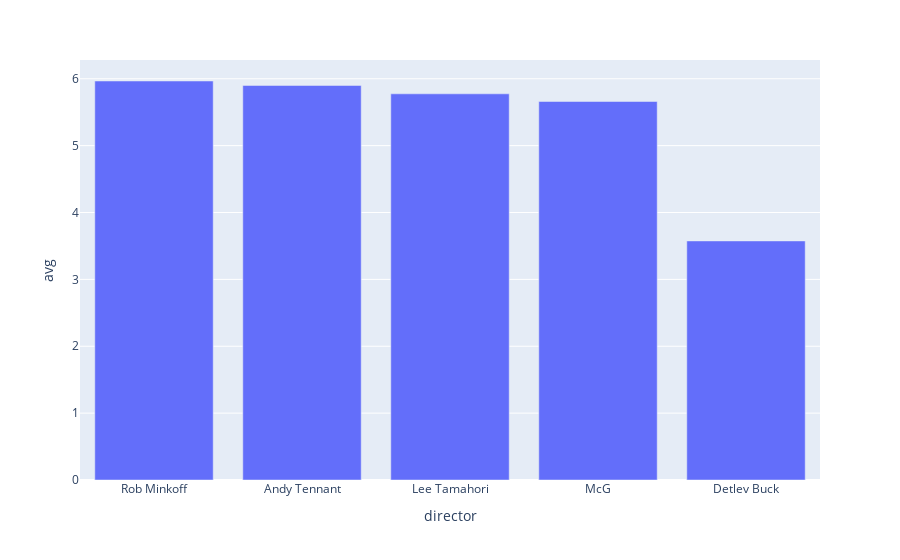

The notebook cell this image was saved under:
### Markdown cell above
Nemčija:

### Code cell
narisigraf(gerp)
narisigraf(gerz)

### Figure 1 — Plotly figure (JSON) as saved in the notebook; plotly's stock layout.template omitted (floating-point values rounded to 4 significant figures)
{"data": [{"alignmentgroup": "True", "hovertemplate": "director=%{x}<br>avg=%{y}<extra></extra>", "legendgroup": "", "marker": {"color": "#636efa"}, "name": "", "offsetgroup": "", "orientation": "v", "showlegend": false, "textposition": "auto", "type": "bar", "x": ["Rob Minkoff", "Andy Tennant", "Lee Tamahori", "McG", "Detlev Buck"], "xaxis": "x", "y": [5.967, 5.9, 5.775, 5.66, 3.575], "yaxis": "y"}], "layout": {"barmode": "relative", "legend": {"tracegroupgap": 0}, "margin": {"t": 60}, "xaxis": {"anchor": "y", "domain": [0, 1], "title": {"text": "director"}}, "yaxis": {"anchor": "x", "domain": [0, 1], "title": {"text": "avg"}}}}
